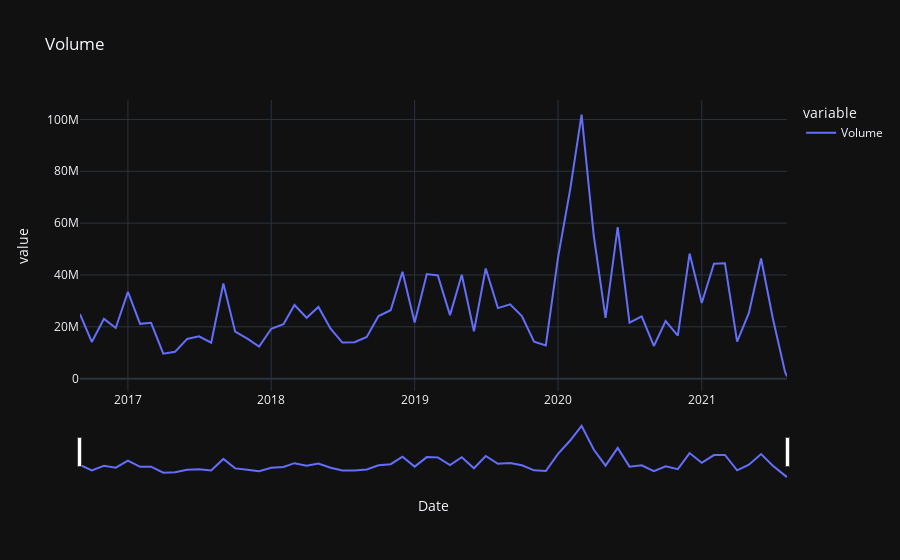

Notebook source saved alongside this figure:
### Code cell
fig = px.line(data1,x='Date', y=['Volume'], title="Volume")
fig.update_xaxes(rangeslider_visible=True)
fig.show()
